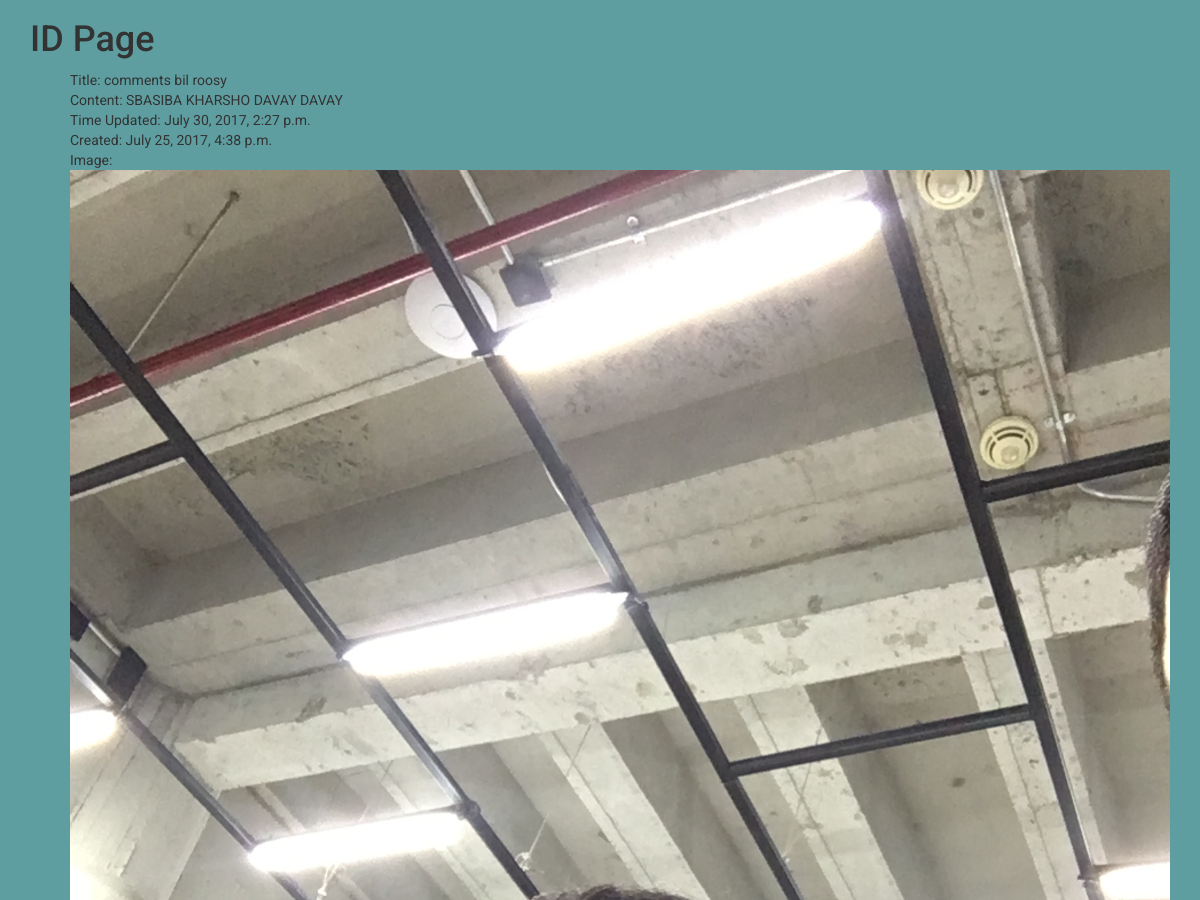
Page /id/comments-bil-roosy/ (signed in, upper part) on the earlier database version.
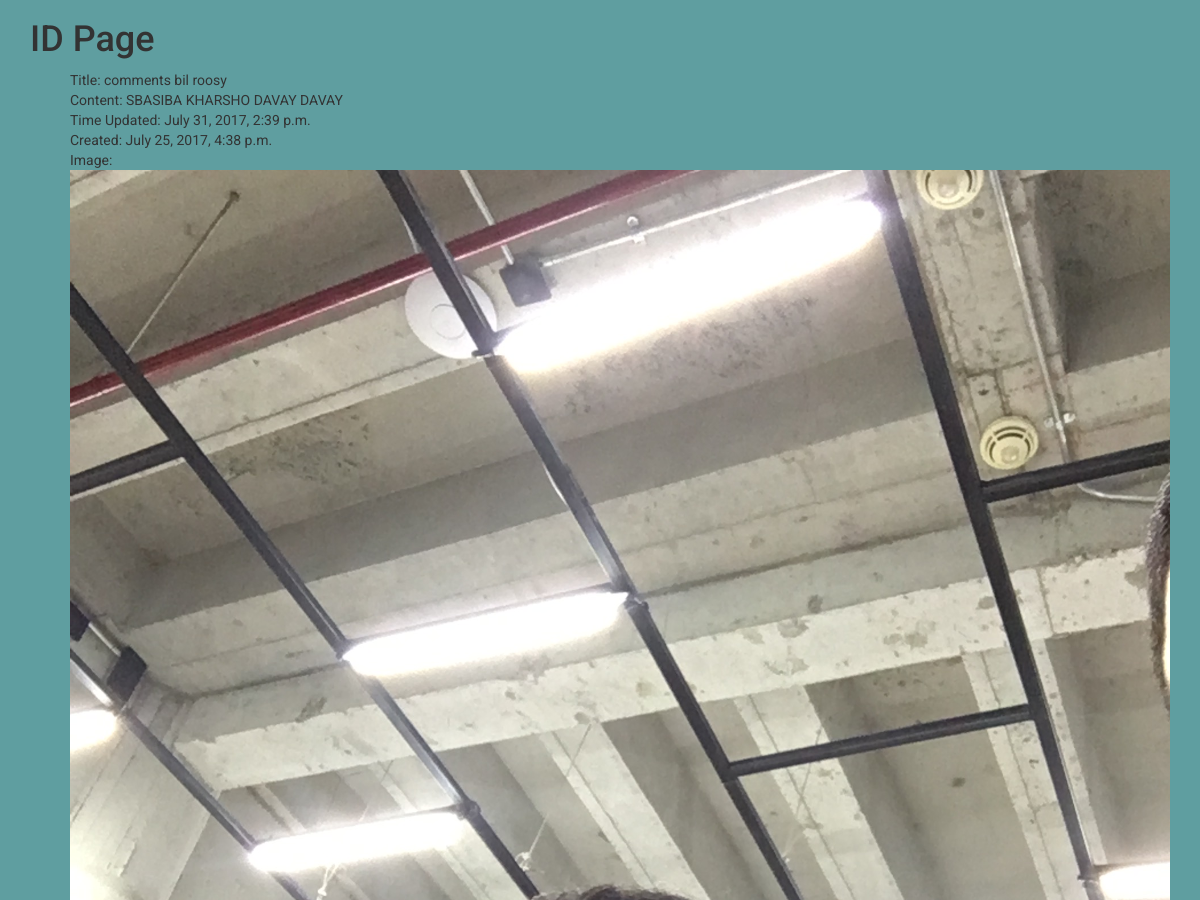
Same page on the later database version.
### post/models.py (models this page shows, shortened)
class Post(models.Model):
	author = models.ForeignKey(User, default=1)
	title = models.CharField(max_length=140)
	content = models.TextField()
	draft = models.BooleanField(default=False)
	image = models.ImageField(upload_to="blog_images", null=True, blank=True)
	updated = models.DateTimeField(auto_now=True)
	timestamp = models.DateTimeField(auto_now_add=True)
	publish = models.DateField()
	slug = models.SlugField(unique=True)
	def absurl(self):
		return reverse("posts:id", kwargs={"slug": self.slug})

### post/views.py (the view)
# urls.py: url(r'^id/(?P<slug>[-\w]+)/$', views.post_id, name="id"),
def post_id(request, slug):
	obj = get_object_or_404(Post, slug=slug)
	date = timezone.now().date()
	if obj.publish > date or obj.draft:
		if not(request.user.is_staff or request.user.is_superuser):
			raise Http404
	if request.user.is_authenticated():
		if Like.objects.filter(post= obj, user= request.user).exists():
			liked = True
		else:
			liked = False
	post_like_count = obj.like_set.all().count()
	context = {
	"input": obj,
	"liked": liked,
	"like_count": post_like_count,
	}
	return render(request, 'obj.html', context)

### post/templates/obj.html (shortened to what this page needs)
<!DOCTYPE html>
{% load static %}
{% load comments %}
{% load crispy_forms_tags %}
<html>
<head>
<link rel="stylesheet" type="text/css" href="{% static 'css/bootstrap.min.css' %}">
</head>
<body>
<div class="container">
<h1>ID Page</h1>
<ul id="new">
Title: {{input.title}}<br>
Content: {{input.content}}<br>
Time Updated: {{input.updated}}<br>
Created: {{input.timestamp}}<br>
Image: <br>{% if not input.draft %}<img src="{{input.image.url}}" class="img-responsive"> {% endif %}
</ul>
<br><br>
</div>
<br><br><br><br><br><br><br><br><br><br><br><br><br><br><br><br><br><br><br><br>
</body>
</html>

Differences in the rows shown:
changed Post "comments bil roosy": updated "July 30, 2017, 2:27 p.m." → "July 31, 2017, 2:39 p.m."
